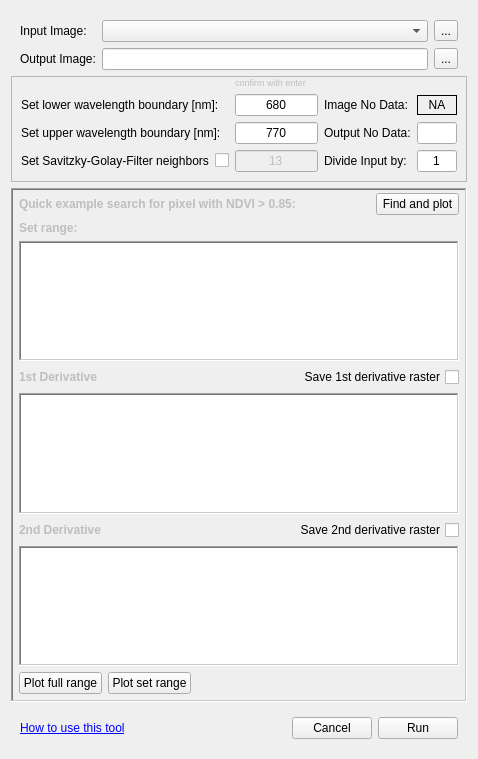
<?xml version="1.0" encoding="UTF-8"?>
<ui version="4.0">
 <author>M. Wocher</author>
 <class>iREIP_GUIx</class>
 <widget class="QWidget" name="iREIP_GUIx">
  <property name="geometry">
   <rect>
    <x>0</x>
    <y>0</y>
    <width>450</width>
    <height>759</height>
   </rect>
  </property>
  <property name="sizePolicy">
   <sizepolicy hsizetype="Preferred" vsizetype="Preferred">
    <horstretch>0</horstretch>
    <verstretch>0</verstretch>
   </sizepolicy>
  </property>
  <property name="maximumSize">
   <size>
    <width>800000</width>
    <height>800000</height>
   </size>
  </property>
  <property name="windowTitle">
   <string>Interactive Red Edge Inflection Point</string>
  </property>
  <property name="toolTip">
   <string/>
  </property>
  <layout class="QVBoxLayout" name="verticalLayout">
   <item>
    <widget class="QFrame" name="frame_1">
     <property name="sizePolicy">
      <sizepolicy hsizetype="Preferred" vsizetype="Preferred">
       <horstretch>0</horstretch>
       <verstretch>0</verstretch>
      </sizepolicy>
     </property>
     <property name="maximumSize">
      <size>
       <width>16777215</width>
       <height>140</height>
      </size>
     </property>
     <property name="frameShape">
      <enum>QFrame::NoFrame</enum>
     </property>
     <property name="frameShadow">
      <enum>QFrame::Raised</enum>
     </property>
     <layout class="QGridLayout" name="gridLayout">
      <property name="bottomMargin">
       <number>0</number>
      </property>
      <item row="2" column="1">
       <widget class="QLineEdit" name="txtOutputImage">
        <property name="sizePolicy">
         <sizepolicy hsizetype="Expanding" vsizetype="Preferred">
          <horstretch>0</horstretch>
          <verstretch>0</verstretch>
         </sizepolicy>
        </property>
        <property name="minimumSize">
         <size>
          <width>0</width>
          <height>0</height>
         </size>
        </property>
       </widget>
      </item>
      <item row="2" column="2">
       <widget class="QToolButton" name="cmdOutputImage">
        <property name="text">
         <string>...</string>
        </property>
       </widget>
      </item>
      <item row="2" column="0">
       <widget class="QLabel" name="label_4">
        <property name="sizePolicy">
         <sizepolicy hsizetype="Minimum" vsizetype="Preferred">
          <horstretch>0</horstretch>
          <verstretch>0</verstretch>
         </sizepolicy>
        </property>
        <property name="text">
         <string>Output Image:</string>
        </property>
       </widget>
      </item>
      <item row="1" column="0">
       <widget class="QLabel" name="label_3">
        <property name="sizePolicy">
         <sizepolicy hsizetype="Minimum" vsizetype="Preferred">
          <horstretch>0</horstretch>
          <verstretch>0</verstretch>
         </sizepolicy>
        </property>
        <property name="text">
         <string>Input Image:</string>
        </property>
       </widget>
      </item>
      <item row="1" column="2">
       <widget class="QToolButton" name="cmdInputImage">
        <property name="text">
         <string>...</string>
        </property>
       </widget>
      </item>
      <item row="1" column="1">
       <widget class="QgsMapLayerComboBox" name="mLayer">
        <property name="sizePolicy">
         <sizepolicy hsizetype="Expanding" vsizetype="Preferred">
          <horstretch>0</horstretch>
          <verstretch>0</verstretch>
         </sizepolicy>
        </property>
        <property name="currentText">
         <string/>
        </property>
        <property name="allowEmptyLayer">
         <bool>true</bool>
        </property>
       </widget>
      </item>
     </layout>
    </widget>
   </item>
   <item>
    <widget class="QFrame" name="frame_3">
     <property name="maximumSize">
      <size>
       <width>16777215</width>
       <height>16777215</height>
      </size>
     </property>
     <property name="frameShape">
      <enum>QFrame::StyledPanel</enum>
     </property>
     <property name="frameShadow">
      <enum>QFrame::Raised</enum>
     </property>
     <layout class="QGridLayout" name="gridLayout_3">
      <property name="topMargin">
       <number>0</number>
      </property>
      <item row="2" column="3" colspan="3">
       <widget class="QLineEdit" name="upWaveEdit">
        <property name="sizePolicy">
         <sizepolicy hsizetype="Preferred" vsizetype="Fixed">
          <horstretch>0</horstretch>
          <verstretch>0</verstretch>
         </sizepolicy>
        </property>
        <property name="maximumSize">
         <size>
          <width>100</width>
          <height>16777215</height>
         </size>
        </property>
        <property name="text">
         <string>770</string>
        </property>
        <property name="alignment">
         <set>Qt::AlignCenter</set>
        </property>
        <property name="placeholderText">
         <string/>
        </property>
       </widget>
      </item>
      <item row="1" column="3" colspan="3">
       <widget class="QLineEdit" name="lowWaveEdit">
        <property name="enabled">
         <bool>true</bool>
        </property>
        <property name="sizePolicy">
         <sizepolicy hsizetype="Preferred" vsizetype="Fixed">
          <horstretch>0</horstretch>
          <verstretch>0</verstretch>
         </sizepolicy>
        </property>
        <property name="maximumSize">
         <size>
          <width>100</width>
          <height>16777215</height>
         </size>
        </property>
        <property name="autoFillBackground">
         <bool>false</bool>
        </property>
        <property name="text">
         <string>680</string>
        </property>
        <property name="alignment">
         <set>Qt::AlignCenter</set>
        </property>
        <property name="placeholderText">
         <string/>
        </property>
       </widget>
      </item>
      <item row="2" column="7">
       <widget class="QLabel" name="label_6">
        <property name="sizePolicy">
         <sizepolicy hsizetype="Maximum" vsizetype="Preferred">
          <horstretch>0</horstretch>
          <verstretch>0</verstretch>
         </sizepolicy>
        </property>
        <property name="maximumSize">
         <size>
          <width>16777215</width>
          <height>16777215</height>
         </size>
        </property>
        <property name="text">
         <string>Output No Data:</string>
        </property>
        <property name="alignment">
         <set>Qt::AlignLeading|Qt::AlignLeft|Qt::AlignVCenter</set>
        </property>
       </widget>
      </item>
      <item row="1" column="1" colspan="2">
       <widget class="QLabel" name="label">
        <property name="sizePolicy">
         <sizepolicy hsizetype="Preferred" vsizetype="Preferred">
          <horstretch>0</horstretch>
          <verstretch>0</verstretch>
         </sizepolicy>
        </property>
        <property name="maximumSize">
         <size>
          <width>16777215</width>
          <height>16777215</height>
         </size>
        </property>
        <property name="text">
         <string>Set lower wavelength boundary [nm]:</string>
        </property>
       </widget>
      </item>
      <item row="2" column="8">
       <widget class="QLineEdit" name="txtNodatOutput">
        <property name="sizePolicy">
         <sizepolicy hsizetype="Maximum" vsizetype="Fixed">
          <horstretch>0</horstretch>
          <verstretch>0</verstretch>
         </sizepolicy>
        </property>
        <property name="minimumSize">
         <size>
          <width>40</width>
          <height>20</height>
         </size>
        </property>
        <property name="maximumSize">
         <size>
          <width>100</width>
          <height>16777215</height>
         </size>
        </property>
        <property name="whatsThis">
         <string>Specify no data value for the output file</string>
        </property>
        <property name="alignment">
         <set>Qt::AlignCenter</set>
        </property>
       </widget>
      </item>
      <item row="3" column="2">
       <widget class="QCheckBox" name="savGolayCheckBox">
        <property name="enabled">
         <bool>true</bool>
        </property>
        <property name="text">
         <string/>
        </property>
        <property name="checked">
         <bool>false</bool>
        </property>
       </widget>
      </item>
      <item row="2" column="1" colspan="2">
       <widget class="QLabel" name="label_2">
        <property name="sizePolicy">
         <sizepolicy hsizetype="Preferred" vsizetype="Preferred">
          <horstretch>0</horstretch>
          <verstretch>0</verstretch>
         </sizepolicy>
        </property>
        <property name="maximumSize">
         <size>
          <width>16777215</width>
          <height>16777215</height>
         </size>
        </property>
        <property name="text">
         <string>Set upper wavelength boundary [nm]:</string>
        </property>
       </widget>
      </item>
      <item row="1" column="7">
       <widget class="QLabel" name="label_5">
        <property name="sizePolicy">
         <sizepolicy hsizetype="Maximum" vsizetype="Preferred">
          <horstretch>0</horstretch>
          <verstretch>0</verstretch>
         </sizepolicy>
        </property>
        <property name="maximumSize">
         <size>
          <width>16777215</width>
          <height>16777215</height>
         </size>
        </property>
        <property name="text">
         <string>Image No Data:</string>
        </property>
        <property name="alignment">
         <set>Qt::AlignLeading|Qt::AlignLeft|Qt::AlignVCenter</set>
        </property>
       </widget>
      </item>
      <item row="3" column="1">
       <widget class="QLabel" name="label_13">
        <property name="text">
         <string>Set Savitzky-Golay-Filter neighbors</string>
        </property>
       </widget>
      </item>
      <item row="3" column="7">
       <widget class="QLabel" name="label_11">
        <property name="sizePolicy">
         <sizepolicy hsizetype="Maximum" vsizetype="Preferred">
          <horstretch>0</horstretch>
          <verstretch>0</verstretch>
         </sizepolicy>
        </property>
        <property name="maximumSize">
         <size>
          <width>16777215</width>
          <height>16777215</height>
         </size>
        </property>
        <property name="text">
         <string>Divide Input by:</string>
        </property>
       </widget>
      </item>
      <item row="1" column="8">
       <widget class="QLabel" name="lblNodatImage">
        <property name="sizePolicy">
         <sizepolicy hsizetype="Maximum" vsizetype="Fixed">
          <horstretch>0</horstretch>
          <verstretch>0</verstretch>
         </sizepolicy>
        </property>
        <property name="minimumSize">
         <size>
          <width>40</width>
          <height>20</height>
         </size>
        </property>
        <property name="maximumSize">
         <size>
          <width>100</width>
          <height>16777215</height>
         </size>
        </property>
        <property name="frameShape">
         <enum>QFrame::Box</enum>
        </property>
        <property name="text">
         <string>NA</string>
        </property>
        <property name="alignment">
         <set>Qt::AlignCenter</set>
        </property>
       </widget>
      </item>
      <item row="3" column="8">
       <widget class="QLineEdit" name="spinDivisionFactor">
        <property name="sizePolicy">
         <sizepolicy hsizetype="Maximum" vsizetype="Fixed">
          <horstretch>0</horstretch>
          <verstretch>0</verstretch>
         </sizepolicy>
        </property>
        <property name="minimumSize">
         <size>
          <width>40</width>
          <height>0</height>
         </size>
        </property>
        <property name="maximumSize">
         <size>
          <width>100</width>
          <height>16777215</height>
         </size>
        </property>
        <property name="text">
         <string>1</string>
        </property>
        <property name="alignment">
         <set>Qt::AlignCenter</set>
        </property>
       </widget>
      </item>
      <item row="3" column="3" colspan="3">
       <widget class="QLineEdit" name="neighborEdit">
        <property name="enabled">
         <bool>false</bool>
        </property>
        <property name="sizePolicy">
         <sizepolicy hsizetype="Preferred" vsizetype="Fixed">
          <horstretch>0</horstretch>
          <verstretch>0</verstretch>
         </sizepolicy>
        </property>
        <property name="maximumSize">
         <size>
          <width>100</width>
          <height>16777215</height>
         </size>
        </property>
        <property name="layoutDirection">
         <enum>Qt::LeftToRight</enum>
        </property>
        <property name="text">
         <string>13</string>
        </property>
        <property name="alignment">
         <set>Qt::AlignCenter</set>
        </property>
       </widget>
      </item>
      <item row="0" column="3">
       <widget class="QLabel" name="label_14">
        <property name="enabled">
         <bool>false</bool>
        </property>
        <property name="text">
         <string>&lt;html&gt;&lt;head/&gt;&lt;body&gt;&lt;p&gt;&lt;span style=&quot; font-size:7pt;&quot;&gt;confirm with enter&lt;/span&gt;&lt;/p&gt;&lt;/body&gt;&lt;/html&gt;</string>
        </property>
        <property name="alignment">
         <set>Qt::AlignCenter</set>
        </property>
       </widget>
      </item>
     </layout>
    </widget>
   </item>
   <item>
    <widget class="QFrame" name="frame">
     <property name="sizePolicy">
      <sizepolicy hsizetype="Preferred" vsizetype="Preferred">
       <horstretch>0</horstretch>
       <verstretch>0</verstretch>
      </sizepolicy>
     </property>
     <property name="frameShape">
      <enum>QFrame::WinPanel</enum>
     </property>
     <property name="frameShadow">
      <enum>QFrame::Sunken</enum>
     </property>
     <property name="lineWidth">
      <number>1</number>
     </property>
     <property name="midLineWidth">
      <number>0</number>
     </property>
     <layout class="QGridLayout" name="gridLayout_2" rowstretch="0,0,0,0,0,0,0,0">
      <property name="leftMargin">
       <number>6</number>
      </property>
      <property name="topMargin">
       <number>3</number>
      </property>
      <property name="rightMargin">
       <number>6</number>
      </property>
      <property name="bottomMargin">
       <number>6</number>
      </property>
      <property name="horizontalSpacing">
       <number>6</number>
      </property>
      <item row="4" column="0" colspan="5">
       <widget class="PlotWidget" name="firstDerivView">
        <property name="minimumSize">
         <size>
          <width>0</width>
          <height>115</height>
         </size>
        </property>
        <property name="maximumSize">
         <size>
          <width>16777215</width>
          <height>300</height>
         </size>
        </property>
        <property name="baseSize">
         <size>
          <width>0</width>
          <height>0</height>
         </size>
        </property>
        <property name="frameShape">
         <enum>QFrame::WinPanel</enum>
        </property>
        <property name="renderHints">
         <set>QPainter::HighQualityAntialiasing|QPainter::TextAntialiasing</set>
        </property>
       </widget>
      </item>
      <item row="2" column="0" colspan="5">
       <widget class="PlotWidget" name="rangeView">
        <property name="sizePolicy">
         <sizepolicy hsizetype="Expanding" vsizetype="Expanding">
          <horstretch>0</horstretch>
          <verstretch>0</verstretch>
         </sizepolicy>
        </property>
        <property name="minimumSize">
         <size>
          <width>0</width>
          <height>115</height>
         </size>
        </property>
        <property name="maximumSize">
         <size>
          <width>16777215</width>
          <height>300</height>
         </size>
        </property>
        <property name="baseSize">
         <size>
          <width>0</width>
          <height>0</height>
         </size>
        </property>
        <property name="frameShape">
         <enum>QFrame::WinPanel</enum>
        </property>
        <property name="renderHints">
         <set>QPainter::HighQualityAntialiasing|QPainter::TextAntialiasing</set>
        </property>
       </widget>
      </item>
      <item row="1" column="0">
       <widget class="QLabel" name="label_8">
        <property name="enabled">
         <bool>false</bool>
        </property>
        <property name="font">
         <font>
          <weight>75</weight>
          <bold>true</bold>
         </font>
        </property>
        <property name="text">
         <string>Set range:</string>
        </property>
        <property name="textInteractionFlags">
         <set>Qt::NoTextInteraction</set>
        </property>
       </widget>
      </item>
      <item row="7" column="1">
       <widget class="QPushButton" name="pushSetRange">
        <property name="sizePolicy">
         <sizepolicy hsizetype="Preferred" vsizetype="Fixed">
          <horstretch>0</horstretch>
          <verstretch>0</verstretch>
         </sizepolicy>
        </property>
        <property name="maximumSize">
         <size>
          <width>16777215</width>
          <height>16777215</height>
         </size>
        </property>
        <property name="focusPolicy">
         <enum>Qt::NoFocus</enum>
        </property>
        <property name="text">
         <string>Plot set range</string>
        </property>
       </widget>
      </item>
      <item row="7" column="0">
       <widget class="QPushButton" name="pushFullRange">
        <property name="sizePolicy">
         <sizepolicy hsizetype="Preferred" vsizetype="Fixed">
          <horstretch>0</horstretch>
          <verstretch>0</verstretch>
         </sizepolicy>
        </property>
        <property name="maximumSize">
         <size>
          <width>16777215</width>
          <height>16777215</height>
         </size>
        </property>
        <property name="focusPolicy">
         <enum>Qt::NoFocus</enum>
        </property>
        <property name="text">
         <string>Plot full range</string>
        </property>
       </widget>
      </item>
      <item row="5" column="2" colspan="3">
       <widget class="QCheckBox" name="checkSecondDeriv">
        <property name="layoutDirection">
         <enum>Qt::RightToLeft</enum>
        </property>
        <property name="autoFillBackground">
         <bool>false</bool>
        </property>
        <property name="text">
         <string>Save 2nd derivative raster</string>
        </property>
       </widget>
      </item>
      <item row="6" column="0" colspan="5">
       <widget class="PlotWidget" name="secondDerivView">
        <property name="minimumSize">
         <size>
          <width>0</width>
          <height>115</height>
         </size>
        </property>
        <property name="frameShape">
         <enum>QFrame::WinPanel</enum>
        </property>
        <property name="renderHints">
         <set>QPainter::HighQualityAntialiasing|QPainter::TextAntialiasing</set>
        </property>
       </widget>
      </item>
      <item row="5" column="0">
       <widget class="QLabel" name="label_7">
        <property name="enabled">
         <bool>false</bool>
        </property>
        <property name="text">
         <string>&lt;html&gt;&lt;head/&gt;&lt;body&gt;&lt;p&gt;&lt;span style=&quot; font-weight:600;&quot;&gt;2nd Derivative&lt;/span&gt;&lt;/p&gt;&lt;/body&gt;&lt;/html&gt;</string>
        </property>
       </widget>
      </item>
      <item row="3" column="0" colspan="2">
       <widget class="QLabel" name="label_9">
        <property name="enabled">
         <bool>false</bool>
        </property>
        <property name="sizePolicy">
         <sizepolicy hsizetype="Minimum" vsizetype="Preferred">
          <horstretch>0</horstretch>
          <verstretch>0</verstretch>
         </sizepolicy>
        </property>
        <property name="font">
         <font>
          <weight>75</weight>
          <bold>true</bold>
         </font>
        </property>
        <property name="text">
         <string>1st Derivative</string>
        </property>
        <property name="textInteractionFlags">
         <set>Qt::NoTextInteraction</set>
        </property>
       </widget>
      </item>
      <item row="3" column="2" colspan="3">
       <widget class="QCheckBox" name="checkFirstDeriv">
        <property name="enabled">
         <bool>true</bool>
        </property>
        <property name="layoutDirection">
         <enum>Qt::RightToLeft</enum>
        </property>
        <property name="text">
         <string>Save 1st derivative raster</string>
        </property>
       </widget>
      </item>
      <item row="1" column="3" colspan="2">
       <widget class="QLabel" name="lblPixelLocation">
        <property name="text">
         <string/>
        </property>
       </widget>
      </item>
      <item row="1" column="1">
       <widget class="QLabel" name="ipLabel">
        <property name="text">
         <string/>
        </property>
       </widget>
      </item>
      <item row="1" column="2">
       <widget class="QLabel" name="ipPosLabel">
        <property name="text">
         <string/>
        </property>
       </widget>
      </item>
      <item row="0" column="4">
       <widget class="QPushButton" name="cmdFindNDVI">
        <property name="enabled">
         <bool>true</bool>
        </property>
        <property name="sizePolicy">
         <sizepolicy hsizetype="Preferred" vsizetype="Preferred">
          <horstretch>0</horstretch>
          <verstretch>0</verstretch>
         </sizepolicy>
        </property>
        <property name="maximumSize">
         <size>
          <width>16777215</width>
          <height>16777215</height>
         </size>
        </property>
        <property name="focusPolicy">
         <enum>Qt::NoFocus</enum>
        </property>
        <property name="text">
         <string>Find and plot</string>
        </property>
       </widget>
      </item>
      <item row="0" column="0" colspan="4">
       <widget class="QLabel" name="label_10">
        <property name="enabled">
         <bool>false</bool>
        </property>
        <property name="font">
         <font>
          <pointsize>9</pointsize>
          <weight>75</weight>
          <italic>false</italic>
          <bold>true</bold>
          <kerning>true</kerning>
         </font>
        </property>
        <property name="text">
         <string>Quick example search for pixel with NDVI &gt; 0.85:</string>
        </property>
       </widget>
      </item>
     </layout>
     <zorder>label_9</zorder>
     <zorder>label_8</zorder>
     <zorder>firstDerivView</zorder>
     <zorder>rangeView</zorder>
     <zorder>label_10</zorder>
     <zorder>cmdFindNDVI</zorder>
     <zorder>secondDerivView</zorder>
     <zorder>label_7</zorder>
     <zorder>checkSecondDeriv</zorder>
     <zorder>pushFullRange</zorder>
     <zorder>pushSetRange</zorder>
     <zorder>lblPixelLocation</zorder>
     <zorder>ipLabel</zorder>
     <zorder>ipPosLabel</zorder>
     <zorder>checkFirstDeriv</zorder>
    </widget>
   </item>
   <item>
    <widget class="QFrame" name="frame_2">
     <property name="sizePolicy">
      <sizepolicy hsizetype="Expanding" vsizetype="Minimum">
       <horstretch>0</horstretch>
       <verstretch>0</verstretch>
      </sizepolicy>
     </property>
     <property name="maximumSize">
      <size>
       <width>16777215</width>
       <height>100</height>
      </size>
     </property>
     <property name="frameShape">
      <enum>QFrame::NoFrame</enum>
     </property>
     <property name="frameShadow">
      <enum>QFrame::Raised</enum>
     </property>
     <layout class="QHBoxLayout" name="horizontalLayout">
      <item>
       <widget class="QLabel" name="label_12">
        <property name="text">
         <string>&lt;html&gt;&lt;head/&gt;&lt;body&gt;&lt;p&gt;&lt;a href=&quot;https://enmap-box-lmu-vegetation-apps.readthedocs.io/en/latest/apps/REIP.html&quot;&gt;&lt;span style=&quot; text-decoration: underline; color:#0000ff;&quot;&gt;How to use this tool&lt;/span&gt;&lt;/a&gt;&lt;/p&gt;&lt;/body&gt;&lt;/html&gt;</string>
        </property>
        <property name="openExternalLinks">
         <bool>true</bool>
        </property>
       </widget>
      </item>
      <item>
       <spacer name="horizontalSpacer_2">
        <property name="orientation">
         <enum>Qt::Horizontal</enum>
        </property>
        <property name="sizeType">
         <enum>QSizePolicy::Expanding</enum>
        </property>
        <property name="sizeHint" stdset="0">
         <size>
          <width>16777215</width>
          <height>20</height>
         </size>
        </property>
       </spacer>
      </item>
      <item>
       <widget class="QPushButton" name="pushClose">
        <property name="sizePolicy">
         <sizepolicy hsizetype="Maximum" vsizetype="Fixed">
          <horstretch>0</horstretch>
          <verstretch>0</verstretch>
         </sizepolicy>
        </property>
        <property name="maximumSize">
         <size>
          <width>16777215</width>
          <height>16777215</height>
         </size>
        </property>
        <property name="focusPolicy">
         <enum>Qt::NoFocus</enum>
        </property>
        <property name="text">
         <string>Cancel</string>
        </property>
       </widget>
      </item>
      <item>
       <widget class="QPushButton" name="pushRun">
        <property name="enabled">
         <bool>true</bool>
        </property>
        <property name="sizePolicy">
         <sizepolicy hsizetype="Maximum" vsizetype="Fixed">
          <horstretch>0</horstretch>
          <verstretch>0</verstretch>
         </sizepolicy>
        </property>
        <property name="maximumSize">
         <size>
          <width>16777215</width>
          <height>16777215</height>
         </size>
        </property>
        <property name="focusPolicy">
         <enum>Qt::NoFocus</enum>
        </property>
        <property name="layoutDirection">
         <enum>Qt::LeftToRight</enum>
        </property>
        <property name="text">
         <string>Run</string>
        </property>
       </widget>
      </item>
     </layout>
    </widget>
   </item>
  </layout>
 </widget>
 <customwidgets>
  <customwidget>
   <class>QgsMapLayerComboBox</class>
   <extends>QComboBox</extends>
   <header>qgsmaplayercombobox.h</header>
  </customwidget>
  <customwidget>
   <class>PlotWidget</class>
   <extends>QGraphicsView</extends>
   <header>pyqtgraph.h</header>
  </customwidget>
 </customwidgets>
 <tabstops>
  <tabstop>mLayer</tabstop>
  <tabstop>txtOutputImage</tabstop>
  <tabstop>lowWaveEdit</tabstop>
  <tabstop>upWaveEdit</tabstop>
  <tabstop>savGolayCheckBox</tabstop>
  <tabstop>neighborEdit</tabstop>
  <tabstop>txtNodatOutput</tabstop>
  <tabstop>spinDivisionFactor</tabstop>
  <tabstop>rangeView</tabstop>
  <tabstop>checkFirstDeriv</tabstop>
  <tabstop>firstDerivView</tabstop>
  <tabstop>checkSecondDeriv</tabstop>
  <tabstop>secondDerivView</tabstop>
 </tabstops>
 <resources/>
 <connections/>
</ui>
